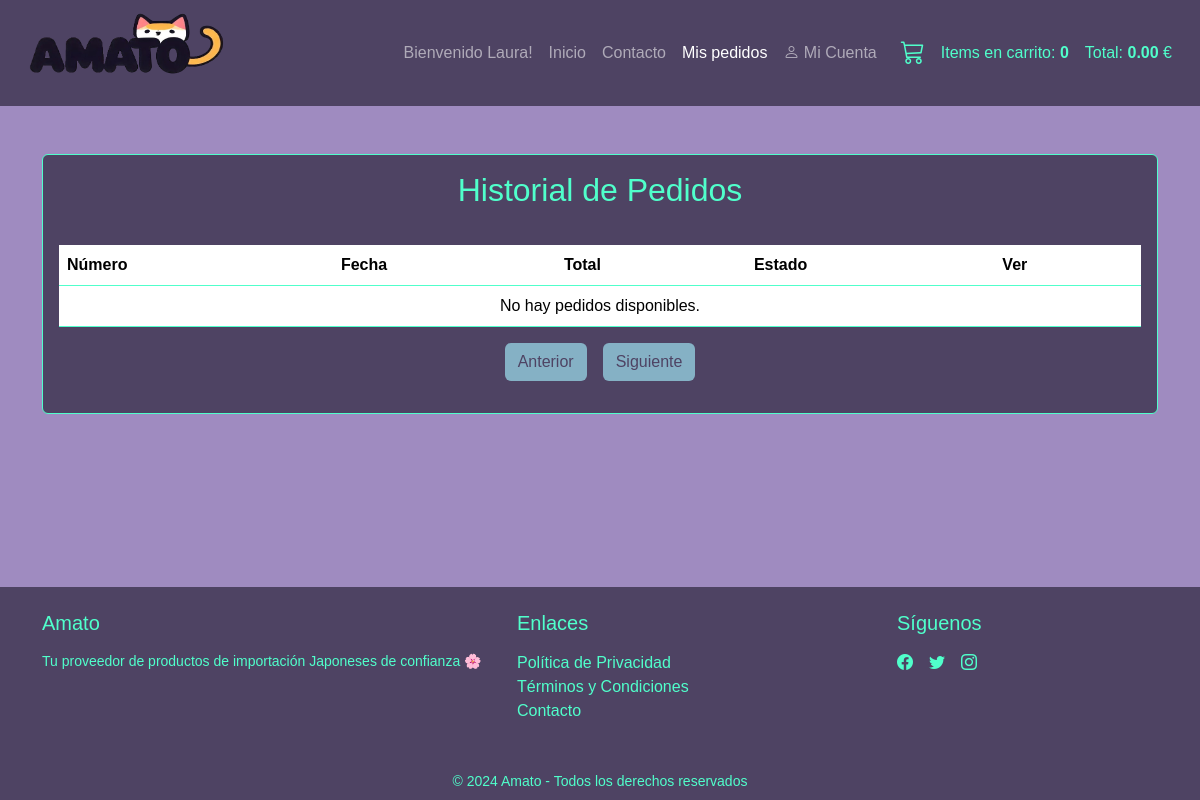
Page /order_history.php (signed in) on the earlier database version.
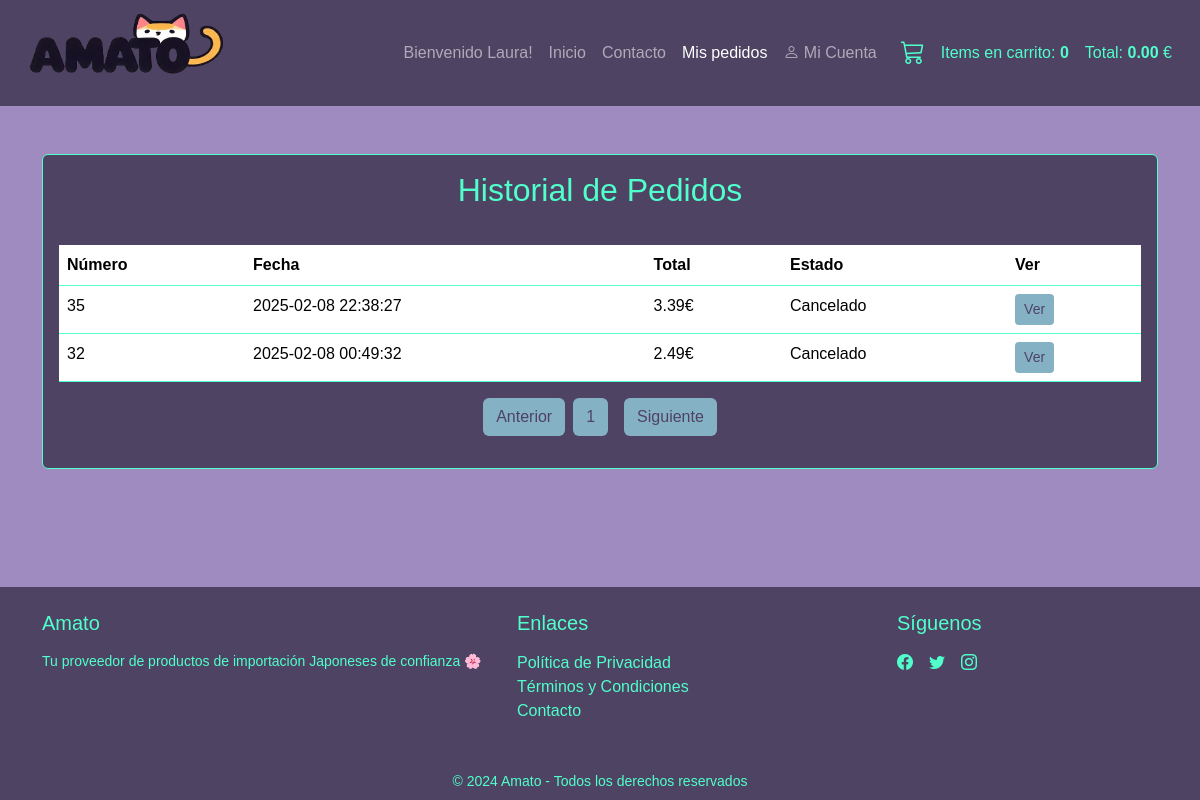
Same page on the later database version.
### tables this page shows
CREATE TABLE `pedidos` (
  `Numero_pedido` int(11) NOT NULL,
  `fecha` datetime NOT NULL,
  `total` decimal(10,2) NOT NULL,
  `estado` enum('Pendiente','En proceso','Completado','Cancelado') NOT NULL,
  `dni` varchar(9) NOT NULL
);

### apiBD.php (called while the page is built, shortened)
<?php
function obtenerPedidos($dniCliente, $porPagina = 5, $pagina = 1)
{
    try {
        $conn = conectar_db();
        $offset = ($pagina - 1) * $porPagina;
        $sql = "SELECT numero_pedido, fecha, total, estado, dni
                FROM pedidos
                WHERE dni = :dni
                ORDER BY fecha DESC
                LIMIT :limit OFFSET :offset";
        $stmt = $conn->prepare($sql);
        $stmt->bindParam(':dni', $dniCliente, PDO::PARAM_STR);
        $stmt->bindParam(':limit', $porPagina, PDO::PARAM_INT);
        $stmt->bindParam(':offset', $offset, PDO::PARAM_INT);
        $stmt->execute();
        return [
            'pedidos' => $stmt->fetchAll(PDO::FETCH_ASSOC),
            'total' => obtenerTotalPedidos($dniCliente)
        ];
    } catch (PDOException $e) {
        echo "Error: " . $e->getMessage();
        return ['pedidos' => [], 'total' => 0];
    }
}
function obtenerTotalPedidos($dniCliente)
{
    try {
        $conn = conectar_db();
        $sql = "SELECT COUNT(*) as total FROM pedidos WHERE dni = :dni";
        $stmt = $conn->prepare($sql);
        $stmt->bindParam(':dni', $dniCliente, PDO::PARAM_STR);
        $stmt->execute();
        return $stmt->fetchColumn();
    } catch (PDOException $e) {
        return 0;
    }
}

### order_history.php (the view, shortened to what the changed rows need)
<?php
require_once 'apiBD.php';
$porPagina = 10;
$pagina = isset($_GET['page']) ? max(1, intval($_GET['page'])) : 1;
$dniCliente = $_SESSION['dni'];
$resultado = obtenerPedidos($dniCliente, $porPagina, $pagina);
$pedidos = $resultado['pedidos'];
$totalPedidos = $resultado['total'];
$totalPaginas = ceil($totalPedidos / $porPagina);
?>
<!DOCTYPE html>
<html lang="es">
<head>
    <link href="https://cdn.jsdelivr.net/npm/bootstrap@5.3.2/dist/css/bootstrap.min.css" rel="stylesheet">
    <link rel="stylesheet" href="https://cdn.jsdelivr.net/npm/bootstrap-icons@1.11.2/font/bootstrap-icons.min.css">
    <link rel="stylesheet" href="stylesheetcart.css">
</head>
<body class="d-flex flex-column min-vh-100">
    <main class="flex-grow-1 py-5">
        <div class="container">
            <div class="card">
                <div class="card-body">
                    <h2 class="card-title text-center mb-4">Historial de Pedidos</h2>
                    <div class="table-responsive">
                        <table class="table">
                            <thead>
                                <tr>
                                    <th>Número</th>
                                    <th>Fecha</th>
                                    <th>Total</th>
                                    <th>Estado</th>
                                    <th>Ver</th>
                                </tr>
                            </thead>
                            <tbody>
                                <?php if (!empty($pedidos)): ?>
                                    <?php foreach ($pedidos as $pedido): ?>
                                        <tr>
                                            <td><?php echo htmlspecialchars($pedido['numero_pedido']); ?></td>
                                            <td><?php echo htmlspecialchars($pedido['fecha']); ?></td>
                                            <td><?php echo number_format($pedido['total'], 2); ?>€</td>
                                            <td><?php echo htmlspecialchars($pedido['estado']); ?></td>
                                            <td>
                                                <a href="order_view.php?numero_pedido=<?= urlencode($pedido['numero_pedido']); ?>&fecha=<?= urlencode($pedido['fecha']); ?>&total=<?= urlencode($pedido['total']); ?>&estado=<?= urlencode($pedido['estado']); ?>"
                                                    class="btn btn-custom btn-sm">Ver</a>
                                            </td>
                                        </tr>
                                    <?php endforeach; ?>
                                <?php else: ?>
                                    <tr>
                                        <td colspan="6" class="text-center">No hay pedidos disponibles.</td>
                                    </tr>
                                <?php endif; ?>
                            </tbody>
                        </table>
                        <nav aria-label="Navegación de páginas">
                            <ul class="pagination justify-content-center">
                                <?php for ($i = 1; $i <= $totalPaginas; $i++): ?>
                                    <li class="page-item <?= $i == $pagina ? 'active' : '' ?>">
                                        <a class="btn btn-custom me-2" href="?page=<?= $i ?>"><?= $i ?></a>
                                    </li>
                                <?php endfor; ?>
                            </ul>
                        </nav>
                    </div>
                </div>
            </div>
        </div>
    </main>
</body>
</html>

Differences in the rows shown:
added pedidos: Numero_pedido "35", fecha "2025-02-08 22:38:27", total "3.39", estado "Cancelado"
added pedidos: Numero_pedido "32", fecha "2025-02-08 00:49:32", total "2.49", estado "Cancelado"
Other differences:
new list line: "1"
text no longer shown: "No hay pedidos disponibles."
